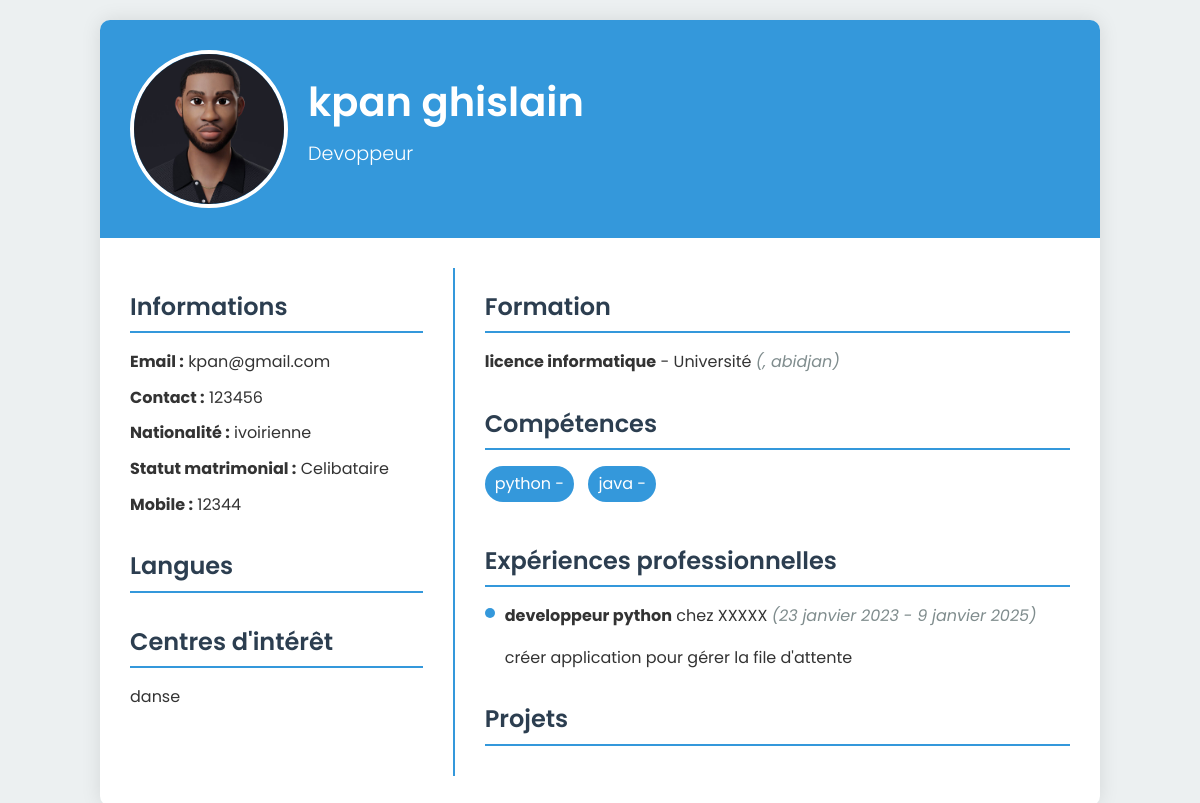
The app's page /cvmodele-creatif/1/ (signed in) with its own data.
### gestion/models.py (models this page shows, shortened)
class CV(models.Model):
    etudiant = models.ForeignKey(Etudiant, related_name='cv', on_delete=models.CASCADE)
    titre = models.CharField(max_length=255)
    description = models.TextField(blank=True)
    date_creation = models.DateField(auto_now_add=True)

class Etudiant(models.Model):
    prenom = models.CharField(max_length=50)
    nom = models.CharField(max_length=50)
    email = models.EmailField(unique=True)
    contact = models.CharField(max_length=20)
    age = models.IntegerField()
    photo = models.ImageField(upload_to='photos/', blank=True, null=True)
    nationalite = models.CharField(max_length=50)
    situation_matrimoniale = models.CharField(
        max_length=50,
        choices=[
            ('Celibataire', 'Celibataire'),
            ('Marie', 'Marie'),
            ('Divorcé', 'Divorcé'),
            ('Veuve/Veuf', 'Veuve/Veuf'),
        ],
        default='Celibataire',
        help_text="Niveau de maîtrise de la situation_matrimoniale"
    )
    mobile = models.CharField(max_length=20)
    mot_de_passe = models.CharField(max_length=128)  # Champ pour le mot de passe

class Loisir(models.Model):
    cv = models.ForeignKey(CV, related_name='loisirs_cv', on_delete=models.CASCADE, blank=True, null=True)
    libelle = models.CharField(max_length=50)

class Formation(models.Model):
    cv = models.ForeignKey(CV, related_name='formations_cv', on_delete=models.CASCADE, blank=True, null=True)
    diplomes = models.CharField(max_length=255)
    etablissement = models.CharField(max_length=255)
    date_debut = models.DateField(
        default="2000-01-01",  # Valeur par défaut pour éviter les erreurs de migration
        help_text="Date de début de la formation."
    )
    date_fin = models.DateField(
        default="2000-12-31",  # Vous pouvez définir une autre valeur pertinente
        help_text="Date de fin de la formation."
    )
    localite = models.CharField(max_length=100)

class Competence(models.Model):
    titre = models.CharField(max_length=100)
    cv = models.ForeignKey(CV, related_name='competences_cv', on_delete=models.CASCADE, blank=True, null=True)
    niveau = models.IntegerField(
        validators=[MinValueValidator(0), MaxValueValidator(100)],
        help_text="Niveau en pourcentage (ex: 80 pour 80%).", default=50
    )

class Experience(models.Model):
    cv = models.ForeignKey(CV, related_name='experiences_cv', on_delete=models.CASCADE, blank=True, null=True)
    date_debut = models.DateField()
    date_fin = models.DateField()
    titre = models.CharField(max_length=255)
    entreprise = models.CharField(max_length=255)
    localite_entreprise = models.CharField(max_length=100)
    taches = models.TextField()

### gestion/views.py (the view)
# urls.py: path('cvmodele-creatif/<int:cv_id>/', views.cv_modele_creatif, name='cv_modele_creatif'),
def cv_modele_creatif(request,cv_id):
     if request.session.get('utilisateur') is not None:
        cv = get_object_or_404(CV, id=cv_id)
        etudiant = cv.etudiant  # Accéder à l'étudiant via le CV
        formations = Formation.objects.filter(cv=cv)
        experiences = Experience.objects.filter(cv=cv)
        competences = Competence.objects.filter(cv=cv)
        langues = Langue.objects.filter(cv=cv)
        loisirs = Loisir.objects.filter(cv=cv)
        projets = Projet.objects.filter(cv=cv)
        print(etudiant.photo.url,etudiant.nom)
        return render(request, 'gestion/cv3.html', {
            'cv': cv,
            'etudiant': etudiant,  # Passer l'étudiant au template
            'formations': formations,
            'experiences': experiences,
            'competences': competences,
            'langues': langues,
            'loisirs': loisirs,
            'projets': projets,
        })
     else:
         return redirect('login_etudiant')

### gestion/templates/gestion/cv3.html (shortened to what this page needs)
<!DOCTYPE html>
<html lang="fr">
<head>
</head>
<body>
    <div id="cv-content" class="container">
        <div class="header">
            <img src="{{ cv.etudiant.photo.url }}" alt="Photo de profil" class="photo">
            <div class="header-text">
                <h1>{{ cv.etudiant.nom }} {{ cv.etudiant.prenom }}</h1>
                <p class="title">{{ cv.titre }}</p>
            </div>
        </div>
        <div class="main">
            <div class="left-column">
                <div class="section">
                    <h2>Informations</h2>
                    <ul>
                        <li><strong>Email :</strong> {{ etudiant.email }}</li>
                        <li><strong>Contact :</strong> {{ etudiant.contact }}</li>
                        <li><strong>Nationalité :</strong> {{ etudiant.nationalite }}</li>
                        <li><strong>Statut matrimonial :</strong> {{ etudiant.situation_matrimoniale }}</li>
                        <li><strong>Mobile :</strong> {{ etudiant.mobile }}</li>
                    </ul>
                </div>
                <div class="section">
                    <h2>Langues</h2>
                </div>
                <div class="section">
                    <h2>Centres d'intérêt</h2>
                    <ul>
                        {% for loisir in loisirs %}
                            <li>{{ loisir.libelle }}</li>
                        {% endfor %}
                    </ul>
                </div>
            </div>
            <div class="right-column">
                <div class="section">
                    <h2>Formation</h2>
                    <ul>
                        {% for formation in formations %}
                            <li>
                                <strong>{{ formation.diplomes }}</strong> - {{ formation.etablissement }}
                                <span class="date">({{ formation.annee }}, {{ formation.localite }})</span>
                            </li>
                        {% endfor %}
                    </ul>
                </div>
                <div class="section">
                    <h2>Compétences</h2>
                    <ul class="skills">
                        {% for competence in competences %}
                            <li><span>{{ competence.titre }}</span> - {{ competence.outils }}</li>
                        {% endfor %}
                    </ul>
                </div>
                <div class="section">
                    <h2>Expériences professionnelles</h2>
                    <ul class="timeline">
                        {% for experience in experiences %}
                            <li>
                                <strong>{{ experience.titre }}</strong> chez {{ experience.entreprise }}
                                <span class="date">({{ experience.date_debut }} - {{ experience.date_fin }})</span>
                                <p>{{ experience.taches }}</p>
                            </li>
                        {% endfor %}
                    </ul>
                </div>
                <div class="section">
                    <h2>Projets</h2>
                </div>
            </div>
        </div>
    </div>
</body>
</html>

### gestion/templates/gestion/cv3.html (style rules this page uses)
:root { --primary-color: #3498db; --secondary-color: #2c3e50; --text-color: #333; --background-color: #ecf0f1; }
body { font-family: 'Poppins', sans-serif; line-height: 1.6; color: var(--text-color); background-color: var(--background-color); margin: 0; padding: 20px; }
.container { max-width: 1000px; margin: 0 auto; background-color: #fff; box-shadow: 0 0 20px rgba(0,0,0,0.1); border-radius: 10px; overflow: hidden; }
.header { background-color: var(--primary-color); color: #fff; padding: 30px; display: flex; align-items: center; }
.header-text { margin-left: 20px; }
.header h1 { margin: 0; font-size: 2.5em; font-weight: 600; }
.title { font-size: 1.2em; margin-top: 5px; font-weight: 300; }
.main { display: flex; padding: 30px; }
.left-column { flex: 1; padding-right: 30px; }
.right-column { flex: 2; padding-left: 30px; border-left: 2px solid var(--primary-color); }
.photo { width: 150px; height: 150px; border-radius: 50%; object-fit: cover; border: 4px solid #fff; }
.section { margin-bottom: 30px; }
h2 { color: var(--secondary-color); border-bottom: 2px solid var(--primary-color); padding-bottom: 5px; margin-bottom: 15px; font-weight: 600; }
ul { list-style-type: none; padding: 0; }
li { margin-bottom: 10px; }
.date { font-style: italic; color: #7f8c8d; }
.skills li { display: inline-block; background-color: var(--primary-color); color: #fff; padding: 5px 10px; border-radius: 20px; margin-right: 10px; margin-bottom: 10px; }
.timeline li { position: relative; padding-left: 20px; }
.timeline li::before { content: ''; position: absolute; left: 0; top: 5px; width: 10px; height: 10px; border-radius: 50%; background-color: var(--primary-color); }

### records on screen
CV: etudiant.photo (picture), etudiant.nom "kpan", etudiant.prenom "ghislain", titre "Devoppeur"
Etudiant: email "kpan@gmail.com", contact "123456", nationalite "ivoirienne", situation_matrimoniale "Celibataire", mobile "12344"
Loisir: libelle "danse"
Formation: diplomes "licence informatique", etablissement "Université", localite "abidjan"
Competence: titre "python"
Competence: titre "java"
Experience: titre "developpeur python", entreprise "XXXXX", date_debut "23 janvier 2023", date_fin "9 janvier 2025", taches "créer application pour gérer la file d'attente"
